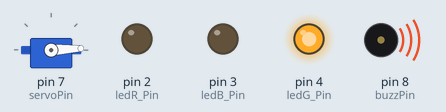
This sketch was run on a simulated Arduino Uno, built with avr-gcc and run on an emulated ATmega328P. Parts: servo, output pins drawn as LEDs (lit = HIGH), buzzer (waves = sounding).

Above: at 0.05 s.
At 0.6 s:
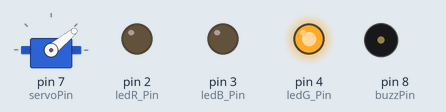
At 1.15 s:
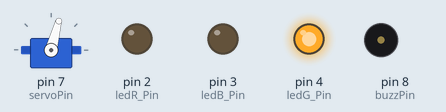
At 3.35 s:
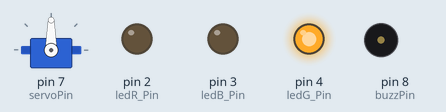
At 4.7 s:
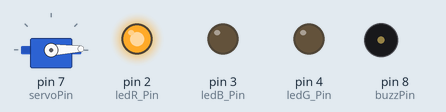
At 6.7 s:
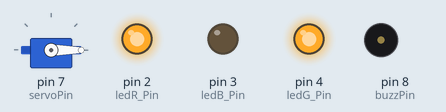
Timing chart, 0 to 8.8 s (numbered marks = the images above):
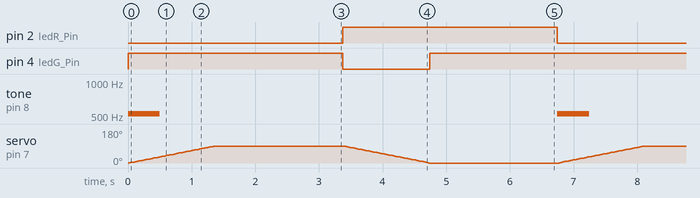

Measured:
- by itself, pin 2 (ledR_Pin): alternates HIGH for 3.4 s and LOW for 3.4 s
- by itself, pin 4 (ledG_Pin): repeats every 6.7 s: LOW 1.4 s, HIGH 5.4 s
- by itself, tone on pin 8 (buzzPin): alternates 523 Hz for 0.50 s and silent for 6.2 s

The sketch:

servo_rgb_led.ino
```cpp
#include <Servo.h>
Servo servo_0;					// deklarasi Servo yang dipakai (bisa 1 atau lebih)
const int servoPin = 7;			// pin Arduino yang terhubung ke Servo 0
const int ledR_Pin = 2;			// pin Arduino yang terhubung ke LED(Red)
const int ledB_Pin = 3;			// pin Arduino yang terhubung ke LED(Blue)
const int ledG_Pin = 4;			// pin Arduino yang terhubung ke LED(Green)
const int buzzPin = 8;			// pin Arduino yang terhubung ke Buzzer
int pos = 0;					// variabel untuk simpan nilai posisi (derajat)

void setup()
{
  pinMode(ledR_Pin, OUTPUT);			// atur pin sebagai OUTPUT
  pinMode(ledB_Pin, OUTPUT);			// atur pin sebagai OUTPUT
  pinMode(ledG_Pin, OUTPUT);			// atur pin sebagai OUTPUT
  pinMode(buzzPin, OUTPUT);				// atur pin sebagai OUTPUT
  servo_0.attach(servoPin, 500, 2500);	// min = 500 µs, max = 2500 µs
  servo_0.write(pos);					// inisialisasi posisi awal Servo 0
}

void loop()
{
  tone(buzzPin, 523, 500); 		// putar nada (f = 523 Hz, durasi = 500 ms)
  digitalWrite(4, HIGH);		// LED Green ON
  for (pos = 0; pos <= 90; pos += 1) {
    servo_0.write(pos);			// minta servo agar menuju posisi di variabel 'pos'
    delay(15);					// tunggu 15 ms untuk servo mencapai posisi
  }
  delay(2000); 					// tunggu 2 detik
  digitalWrite(4, LOW);			// LED Green OFF
  digitalWrite(2, HIGH);		// LED Red ON
  for (pos = 90; pos >= 0; pos -= 1) {
    servo_0.write(pos);			// minta servo agar menuju posisi di variabel 'pos'
    delay(15);					// tunggu 15 ms untuk servo mencapai posisi
  }
  digitalWrite(4, HIGH);		// LED Green ON --> Yellow
  delay(2000);					// tunggu 2 detik
  digitalWrite(2, LOW);			// LED Red OFF --> Green
}
```
